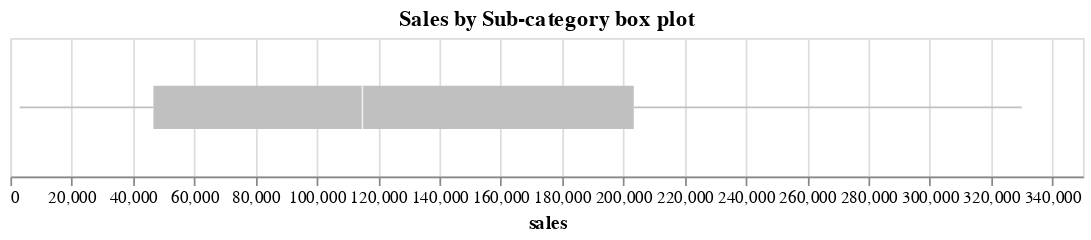

The code cell stored with this chart in its notebook:
### Markdown cell above
From the data, we create a dataframe containing, for each Sub Category, the sum of the sales and visualize the distribution using a boxplot

### Code cell
box = (alt
       .Chart(df_subcategory_sales)
       .mark_boxplot(size = 25, color = 'silver')
       .encode(
           x = alt.X('sales:Q')
       )
      )

box.properties(
    title = 'Sales by Sub-category box plot',
    width = 620,
    height = 80
)

### Figure 1 — Vega-Lite specification as saved in the notebook (floating-point values rounded to 4 significant figures)
{"config": {"view": {"continuousWidth": 300, "continuousHeight": 300}}, "data": {"name": "data-db6ea76ba2316d388fe436704f264956"}, "mark": {"type": "boxplot", "color": "silver", "size": 25}, "encoding": {"x": {"field": "sales", "type": "quantitative"}}, "height": 80, "title": "Sales by Sub-category box plot", "width": 620, "$schema": "https://vega.github.io/schema/vega-lite/v5.20.1.json", "datasets": {"data-db6ea76ba2316d388fe436704f264956": [{"Sub-Category": "Fasteners", "sales": 3024.0}, {"Sub-Category": "Labels", "sales": 12490.0}, {"Sub-Category": "Envelopes", "sales": 16480.0}, {"Sub-Category": "Art", "sales": 27120.0}, {"Sub-Category": "Supplies", "sales": 46670.0}, {"Sub-Category": "Paper", "sales": 78480.0}, {"Sub-Category": "Furnishings", "sales": 91710.0}, {"Sub-Category": "Appliances", "sales": 107500.0}, {"Sub-Category": "Bookcases", "sales": 114900.0}, {"Sub-Category": "Copiers", "sales": 149500.0}, {"Sub-Category": "Accessories", "sales": 167400.0}, {"Sub-Category": "Machines", "sales": 189200.0}, {"Sub-Category": "Binders", "sales": 203400.0}, {"Sub-Category": "Tables", "sales": 207000.0}, {"Sub-Category": "Storage", "sales": 223800.0}, {"Sub-Category": "Chairs", "sales": 328400.0}, {"Sub-Category": "Phones", "sales": 330000.0}]}}
